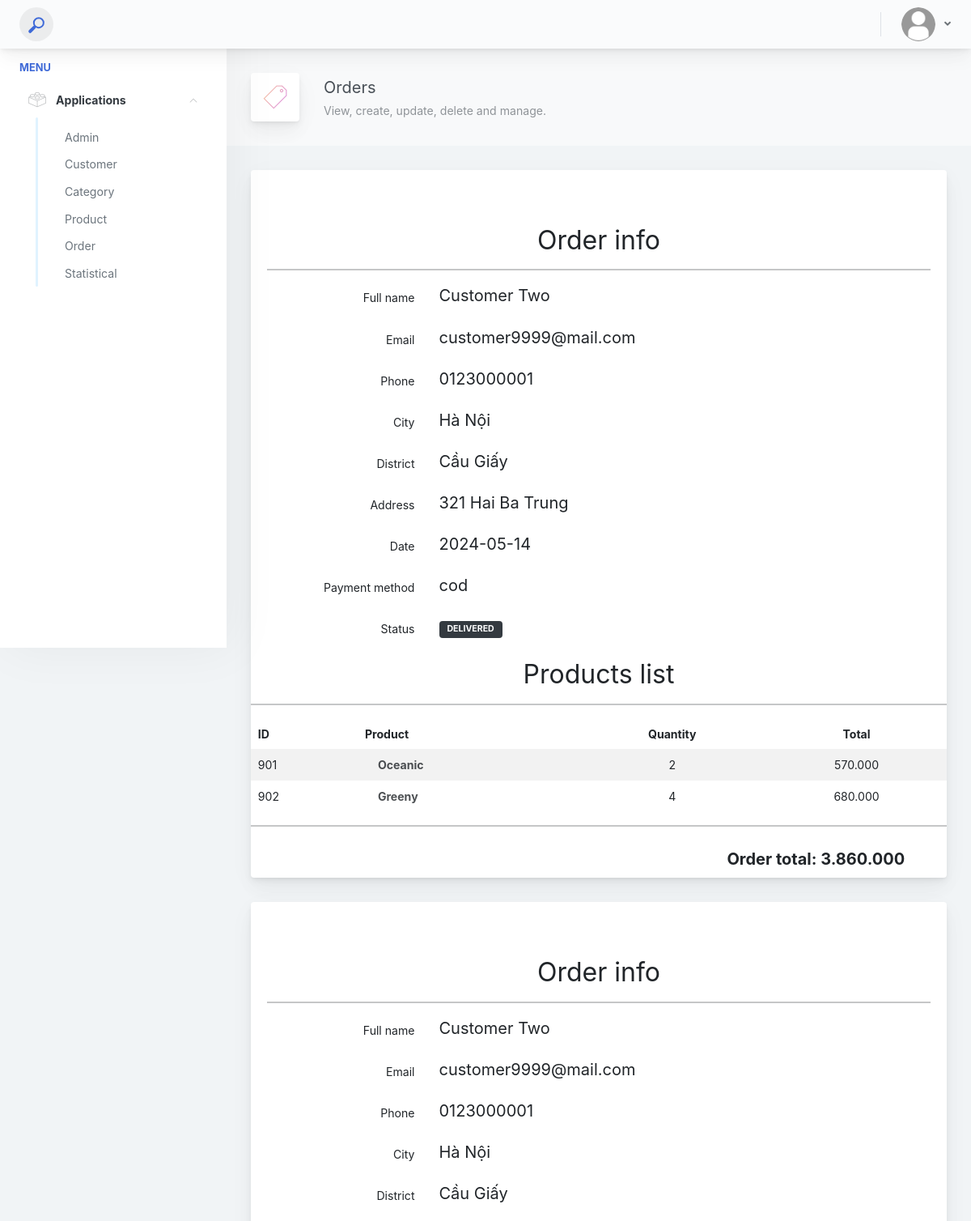
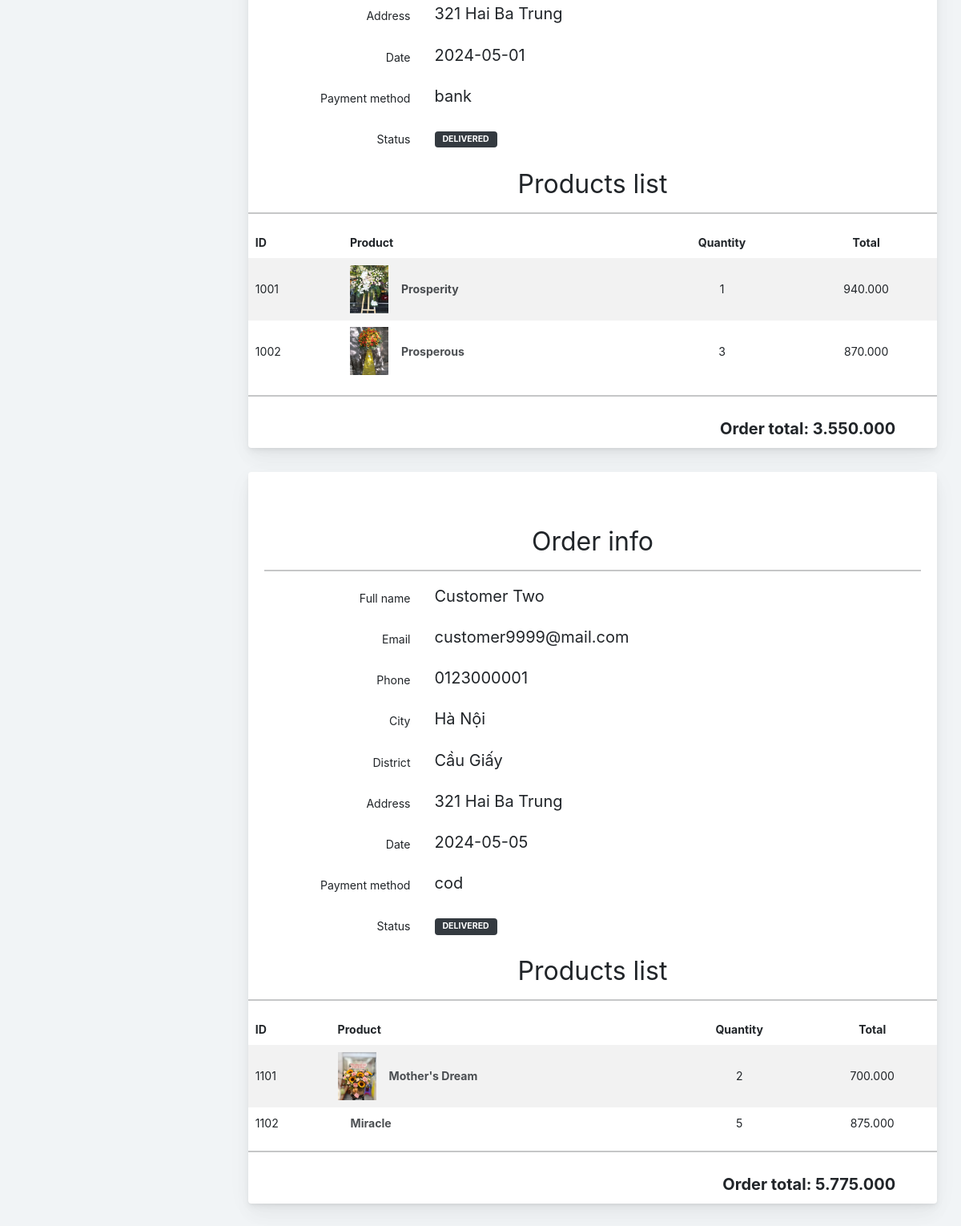
/admin/order-details.php?username=customer9999 (signed in), run on the app's committed database (2 pictures, top to bottom).
### tables this page shows
CREATE TABLE `orders` (
  `order_ID` int(11) NOT NULL,
  `customer_username` varchar(50) NOT NULL,
  `order_date` date NOT NULL,
  `order_status` tinyint(4) NOT NULL,
  `order_total_price` double NOT NULL,
  `order_payment_method` varchar(50) DEFAULT NULL,
  `order_address` text DEFAULT NULL,
  `order_district` varchar(50) DEFAULT NULL,
  `order_city` varchar(50) DEFAULT NULL,
  `order_receiver` text DEFAULT NULL,
  `order_phone` varchar(12) DEFAULT NULL,
  `order_email` varchar(50) DEFAULT NULL
);

CREATE TABLE `order_details` (
  `od_ID` int(11) NOT NULL,
  `prd_ID` char(5) NOT NULL,
  `od_name` varchar(100) NOT NULL,
  `od_img` varchar(100) NOT NULL,
  `order_ID` int(11) NOT NULL,
  `od_quantity` int(11) NOT NULL,
  `od_price` int(11) NOT NULL
);

### admin/modules/statistical/order-details.php (called while the page is built, shortened)
<?php
require_once '../lib/database.php';
require_once '../helpers/format.php';
$filterAll = filter();
if(!empty($filterAll['username'])){
$usernameID = $filterAll['username'];
$sql = "SELECT
            o.order_ID,
            o.order_date,
            o.order_status,
            o.order_total_price,
            o.order_payment_method,
            o.order_address,
            o.order_district,
            o.order_city,
            o.order_receiver,
            o.order_phone,
            o.order_email,
            c.customer_username,
            CASE
                WHEN o.order_status = 1 THEN 'Pending'
                WHEN o.order_status = 2 THEN 'Accepted/Delivering'
                WHEN o.order_status = 3 THEN 'Delivered'
                WHEN o.order_status = 4 THEN 'Canceled'
            END AS Status,
            od.od_ID,
            od.prd_ID,
            od.od_name,
            od.od_img,
            od.od_quantity,
            od.od_price,
            (od.od_quantity * od.od_price) AS total_purchase
        FROM
            orders o
        JOIN
            customers c ON o.customer_username = c.customer_username
        JOIN
            order_details od ON o.order_ID = od.order_ID
        JOIN
            products p ON od.prd_ID = p.prd_ID
        WHERE
            o.customer_username = '$usernameID' AND o.order_status = 3
        ";
$sql .= " ORDER BY
            c.customer_username, o.order_ID ";
$listOrders = getRow($sql);
}
$groupedOrderDetails = [];
foreach ($listOrders as $item) {
    $groupedOrderDetails[$item['customer_username']][$item['order_ID']][] = $item;
}
?>

### helpers/format.php (called while the page is built, shortened)
<?php
function isGet(){
    if($_SERVER['REQUEST_METHOD'] == 'GET'){
        return true;
    }
    return false;
}
function isPost(){
    return false;
}
function filter(){
    $filterArr = [];
    if(isGet()){
        if(!empty($_GET)){
            foreach($_GET as $key => $value){
                $key = strip_tags($key);
                if(is_array($value)){
                    $filterArr[$key] = filter_input(INPUT_GET, $key, FILTER_SANITIZE_SPECIAL_CHARS, FILTER_REQUIRE_ARRAY);
                }
                else{
                    $filterArr[$key] = filter_input(INPUT_GET, $key, FILTER_SANITIZE_SPECIAL_CHARS);
                }
            }
        }
    }
    return $filterArr;
}
?>

### lib/database.php (called while the page is built, shortened)
<?php
require_once './lib/connect.php';
function query($sql, $data = [], $check = false) {
    global $conn;
    $result = false;
    try {
        $statement = $conn->prepare($sql);
        if (!empty($data)) {
            $result = $statement->execute($data);
        } else {
            $result = $statement->execute();
        }
    } catch(Exception $exp) {
        echo $exp->getMessage() . '<br>';
        echo 'File: '. $exp->getFile() . '<br>';
        echo 'Line: '.$exp->getLine();
        die();
    }
    if($check){
        return $statement;
    }
    return $result;
}
function getRow($sql, $params = []) {
    $result = query($sql, $params, true);
    if(is_object($result)){
        return $result->fetchAll(PDO::FETCH_ASSOC);
    }
    return [];
}
?>

### admin/order-details.php (the view, shortened to what this page needs)
<?php
require_once './modules/statistical/order-details.php';
include 'inc/header.php';
?>
<div class="app-main__outer">
    <div class="app-main__inner">
        <div class="app-page-title">
            <div class="page-title-wrapper">
                <div class="page-title-heading">
                    <div class="page-title-icon">
                        <i class="pe-7s-ticket icon-gradient bg-mean-fruit"></i>
                    </div>
                    <div>
                        Orders
                        <div class="page-title-subheading">
                            View, create, update, delete and manage.
                        </div>
                    </div>
                </div>
            </div>
        </div>
        <?php if (!empty($groupedOrderDetails)): ?>
        <?php foreach ($groupedOrderDetails as $username => $orders): ?>
        <?php foreach ($orders as $orderID => $orderDetails): ?> <div class="row">
            <div class="col-md-12">
                <div class="main-card mb-3 card">
                    <div class="card-body display_data">
                        <h2 class="text-center mt-5">Order info</h2>
                        <hr>
                        <div class="position-relative row form-group">
                            <label for="name" class="col-md-3 text-md-right col-form-label">Full name</label>
                            <div class="col-md-9 col-xl-8">
                                <p><?php echo $orderDetails[0]['order_receiver']; ?></p>
                            </div>
                        </div>
                        <div class="position-relative row form-group">
                            <label for="email" class="col-md-3 text-md-right col-form-label">Email</label>
                            <div class="col-md-9 col-xl-8">
                                <p><?php echo $orderDetails[0]['order_email']; ?></p>
                            </div>
                        </div>
                        <div class="position-relative row form-group">
                            <label for="phone" class="col-md-3 text-md-right col-form-label">Phone</label>
                            <div class="col-md-9 col-xl-8">
                                <p><?php echo $orderDetails[0]['order_phone']; ?></p>
                            </div>
                        </div>
                        <div class="position-relative row form-group">
                            <label for="company_name" class="col-md-3 text-md-right col-form-label">City</label>
                            <div class="col-md-9 col-xl-8">
                                <p><?php echo $orderDetails[0]['order_city']; ?></p>
                            </div>
                        </div>
                        <div class="position-relative row form-group">
                            <label for="street_address" class="col-md-3 text-md-right col-form-label">District</label>
                            <div class="col-md-9 col-xl-8">
                                <p><?php echo $orderDetails[0]['order_district']; ?></p>
                            </div>
                        </div>
                        <div class="position-relative row form-group">
                            <label for="town_city" class="col-md-3 text-md-right col-form-label">Address</label>
                            <div class="col-md-9 col-xl-8">
                                <p><?php echo $orderDetails[0]['order_address']; ?></p>
                            </div>
                        </div>
                        <div class="position-relative row form-group">
                            <label for="postcode_zip" class="col-md-3 text-md-right col-form-label">Date</label>
                            <div class="col-md-9 col-xl-8">
                                <p><?php echo $orderDetails[0]['order_date']; ?></p>
                            </div>
                        </div>
                        <div class="position-relative row form-group">
                            <label for="payment_type" class="col-md-3 text-md-right col-form-label">Payment
                                method</label>
                            <div class="col-md-9 col-xl-8">
                                <p><?php echo $orderDetails[0]['order_payment_method']; ?></p>
                            </div>
                        </div>
                        <div class="position-relative row form-group">
                            <label for="status" class="col-md-3 text-md-right col-form-label">Status</label>
                            <div class="col-md-9 col-xl-8">
                                <div class="badge badge-dark mt-2"><?php echo $orderDetails[0]['Status']; ?></div>
                            </div>
                        </div>
                    </div>
                    <div class="table-responsive">
                        <h2 class="text-center">Products list</h2>
                        <hr>
                        <table class="align-middle mb-0 table table-borderless table-striped table-hover">
                            <thead>
                                <tr>
                                    <th>ID</th>
                                    <th>Product</th>
                                    <th class="text-center">Quantity</th>
                                    <th class="text-center">Total</th>
                                </tr>
                            </thead>
                            <tbody>
                                <?php foreach ($orderDetails as $detail): ?>
                                <tr>
                                    <td><?php echo $detail['od_ID']; ?></td>
                                    <td>
                                        <div class="widget-content p-0">
                                            <div class="widget-content-wrapper">
                                                <div class="widget-content-left mr-3">
                                                    <div class="widget-content-left">
                                                        <img style="height: 60px;" data-toggle="tooltip" title="Image"
                                                            data-placement="bottom"
                                                            src="<?php echo '../' . $detail['od_img']; ?>" alt="">
                                                    </div>
                                                </div>
                                                <div class="widget-content-left flex2">
                                                    <div class="widget-heading"><?php echo $detail['od_name']; ?></div>
                                                </div>
                                            </div>
                                        </div>
                                    </td>
                                    <td class="text-center"><?php echo $detail['od_quantity']; ?></td>
                                    <td class="text-center">
                                        <?php echo number_format($detail['od_price'], 0, ',', '.'); ?></td>
                                </tr>
                                <?php endforeach; ?>
                            </tbody>
                        </table>
                    </div>
                    <div class="table-responsive">
                        <hr>
                        <table class="align-middle mb-0 table table-borderless table-striped table-hover">
                            <thead>
                                <tr>
                                    <th style="float: right; font-size: 20px; margin-right: 5%;">
                                        <?php echo 'Order total: ' . number_format($orderDetails[0]['order_total_price'], 0, ',', '.'); ?>
                                    </th>
                                </tr>
                            </thead>
                        </table>
                    </div>
                </div>
            </div>
        </div>
        <?php endforeach; ?>
        <?php endforeach; ?>
        <?php endif; ?>
    </div>
</div>
<?php include 'inc/footer.php'; ?>

### admin/my_style.css (style rules this page uses)
img { display: inline; }
.display_data p { font-size: 20px; margin-bottom: 0; }
.display_data .form-group:last-child { margin-bottom: 0; }

### data on the page
orders: order_receiver "Customer Two", order_email "customer9999@mail.com", order_phone "0123000001", order_city "Hà Nội", order_district "Cầu Giấy", order_address "321 Hai Ba Trung", order_date "2024-05-14", order_payment_method "cod", Status "DELIVERED", order_details.od_ID "901", order_details.od_name "Oceanic", order_details.od_quantity "2", order_details.od_price "570.000", order_details.od_ID "902", order_details.od_name "Greeny", order_details.od_quantity "4", order_details.od_price "680.000", order_total_price "3.860.000"
orders: order_receiver "Customer Two", order_email "customer9999@mail.com", order_phone "0123000001", order_city "Hà Nội", order_district "Cầu Giấy", order_address "321 Hai Ba Trung", order_date "2024-05-01", order_payment_method "bank", Status "DELIVERED", order_details.od_ID "1001", order_details.od_img (picture), order_details.od_name "Prosperity", order_details.od_quantity "1", order_details.od_price "940.000", order_details.od_ID "1002", order_details.od_name "Prosperous", order_details.od_quantity "3", order_details.od_price "870.000", order_total_price "3.550.000"
orders: order_receiver "Customer Two", order_email "customer9999@mail.com", order_phone "0123000001", order_city "Hà Nội", order_district "Cầu Giấy", order_address "321 Hai Ba Trung", order_date "2024-05-05", order_payment_method "cod", Status "DELIVERED", order_details.od_ID "1101", order_details.od_img (picture), order_details.od_name "Mother's Dream", order_details.od_quantity "2", order_details.od_price "700.000", order_details.od_ID "1102", order_details.od_name "Miracle", order_details.od_quantity "5", order_details.od_price "875.000", order_total_price "5.775.000"
